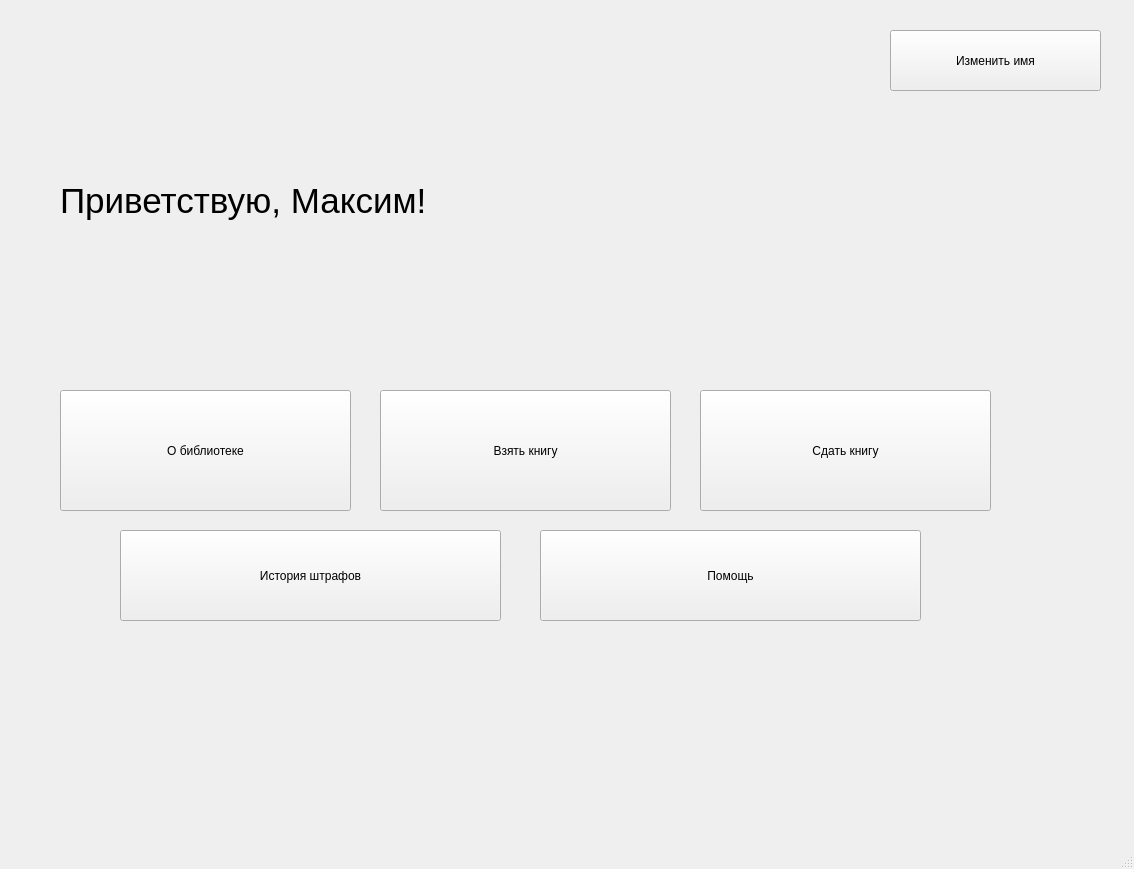
<?xml version="1.0" encoding="UTF-8"?>
<ui version="4.0">
 <class>mainWindow</class>
 <widget class="QMainWindow" name="mainWindow">
  <property name="geometry">
   <rect>
    <x>0</x>
    <y>0</y>
    <width>1134</width>
    <height>869</height>
   </rect>
  </property>
  <property name="font">
   <font>
    <weight>50</weight>
    <bold>false</bold>
   </font>
  </property>
  <property name="windowTitle">
   <string>Главное меню</string>
  </property>
  <property name="styleSheet">
   <string notr="true"/>
  </property>
  <property name="iconSize">
   <size>
    <width>40</width>
    <height>80</height>
   </size>
  </property>
  <widget class="QWidget" name="centralwidget">
   <widget class="QLabel" name="hello">
    <property name="geometry">
     <rect>
      <x>60</x>
      <y>130</y>
      <width>831</width>
      <height>141</height>
     </rect>
    </property>
    <property name="font">
     <font>
      <pointsize>26</pointsize>
     </font>
    </property>
    <property name="text">
     <string>Приветствую, Максим!</string>
    </property>
   </widget>
   <widget class="QPushButton" name="about_the_library">
    <property name="geometry">
     <rect>
      <x>60</x>
      <y>390</y>
      <width>291</width>
      <height>121</height>
     </rect>
    </property>
    <property name="text">
     <string>О библиотеке</string>
    </property>
   </widget>
   <widget class="QPushButton" name="take_a_book">
    <property name="geometry">
     <rect>
      <x>380</x>
      <y>390</y>
      <width>291</width>
      <height>121</height>
     </rect>
    </property>
    <property name="text">
     <string>Взять книгу</string>
    </property>
   </widget>
   <widget class="QPushButton" name="turn_in_a_book">
    <property name="geometry">
     <rect>
      <x>700</x>
      <y>390</y>
      <width>291</width>
      <height>121</height>
     </rect>
    </property>
    <property name="text">
     <string>Сдать книгу</string>
    </property>
   </widget>
   <widget class="QPushButton" name="help">
    <property name="geometry">
     <rect>
      <x>540</x>
      <y>530</y>
      <width>381</width>
      <height>91</height>
     </rect>
    </property>
    <property name="text">
     <string>Помощь</string>
    </property>
   </widget>
   <widget class="QPushButton" name="change_name">
    <property name="geometry">
     <rect>
      <x>890</x>
      <y>30</y>
      <width>211</width>
      <height>61</height>
     </rect>
    </property>
    <property name="text">
     <string>Изменить имя</string>
    </property>
   </widget>
   <widget class="QPushButton" name="fine_history">
    <property name="geometry">
     <rect>
      <x>120</x>
      <y>530</y>
      <width>381</width>
      <height>91</height>
     </rect>
    </property>
    <property name="text">
     <string>История штрафов</string>
    </property>
   </widget>
  </widget>
  <widget class="QMenuBar" name="menubar">
   <property name="geometry">
    <rect>
     <x>0</x>
     <y>0</y>
     <width>1134</width>
     <height>26</height>
    </rect>
   </property>
  </widget>
  <widget class="QStatusBar" name="statusbar"/>
 </widget>
 <resources/>
 <connections/>
</ui>
